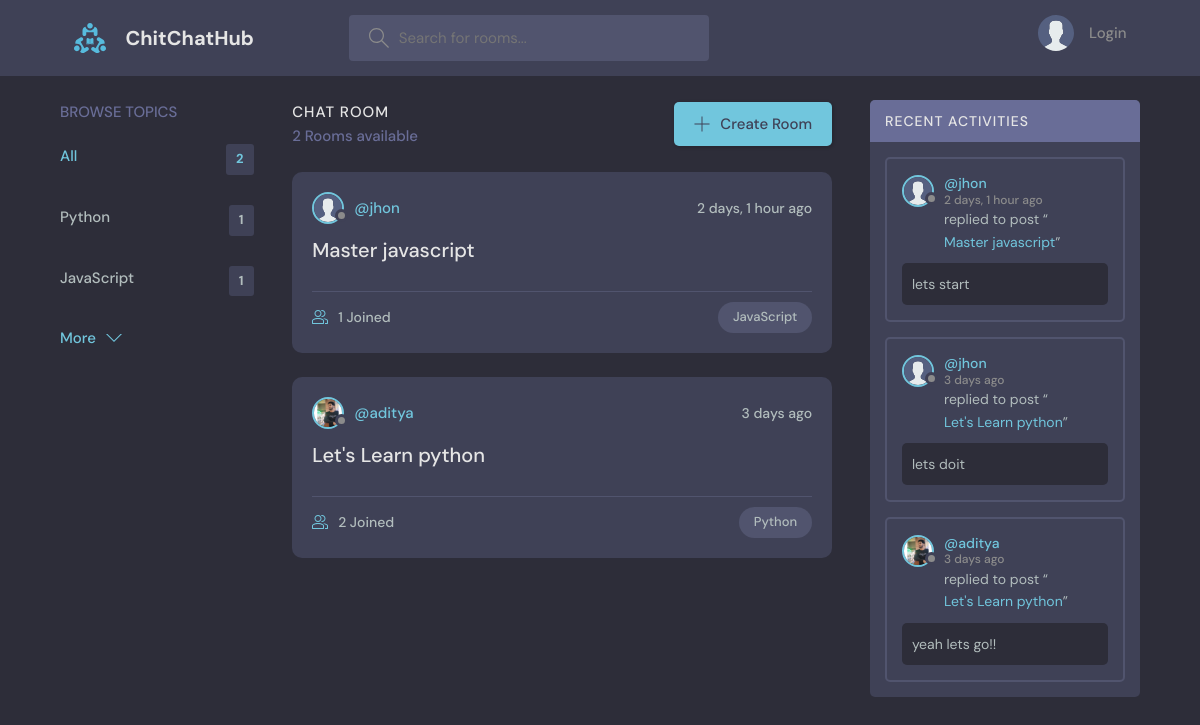
The page / on the database its author committed.
### base/models.py (models this page shows, shortened)
class Topic(models.Model):
    name = models.CharField(max_length=200)

class Room(models.Model):
    host = models.ForeignKey(User, on_delete=models.SET_NULL, null=True)
    topic = models.ForeignKey(Topic, on_delete=models.SET_NULL, null=True)
    name = models.CharField(max_length=200)
    description = models.TextField(null=True, blank=True)
    participants = models.ManyToManyField(User, related_name='participants', blank=True)
    updated = models.DateTimeField(auto_now=True)
    created = models.DateTimeField(auto_now_add=True)
    class Meta:
        ordering = ['-updated', '-created']
    def __str__(self):
        return self.name

class User(AbstractUser):
    name = models.CharField(max_length = 200, null = True)
    email = models.EmailField(unique = True, null = True)
    bio = models.TextField(null = True)
    avatar = models.ImageField(null=True, default="avatar.svg")
    USERNAME_FIELD = 'email'
    REQUIRED_FIELDS = []

class Message(models.Model):
    user = models.ForeignKey(User, on_delete=models.CASCADE, default=1)
    room = models.ForeignKey(Room, on_delete=models.CASCADE)
    body = models.TextField()
    updated = models.DateTimeField(auto_now=True)
    created = models.DateTimeField(auto_now_add=True)
    class Meta:
        ordering = ['-updated', '-created']

### base/views.py (the view)
# urls.py: path('', views.home, name='home'),
def home(request):
    q = request.GET.get('q') if request.GET.get('q') != None else ''
    rooms = Room.objects.filter(
        Q(topic__name__icontains = q) |
        Q(name__icontains = q) |
        Q(description__icontains = q)
        )
    room_count = rooms.count()
    topics = Topic.objects.all()[0:5]
    room_messages = Message.objects.filter(Q(room__topic__name__icontains = q))
    context =  {'rooms': rooms, 'topics': topics, 'room_count': room_count, 'room_messages': room_messages}
    return render(request, 'base/home.html', context)

### base/templates/base/home.html (shortened to what this page needs)
{% extends "main.html" %} {% block content %}
<main class="layout layout--3">
  <div class="container">
    {% include "base/topics_component.html" %}
    <div class="roomList">
      <div class="roomList__header">
        <div>
          <h2>Chat Room</h2>
          <p>{{room_count}} Rooms available</p>
        </div>
        <a class="btn btn--main" href="{% url 'create-room' %}">
          <svg
            version="1.1"
            xmlns="http://www.w3.org/2000/svg"
            width="32"
            height="32"
            viewBox="0 0 32 32"
          >
            <title>add</title>
            <path
              d="M16.943 0.943h-1.885v14.115h-14.115v1.885h14.115v14.115h1.885v-14.115h14.115v-1.885h-14.115v-14.115z"
            ></path>
          </svg>
          Create Room
        </a>
      </div>
      {% include "base/feed_component.html" %}
    </div>
    {% include "base/activity_component.html" %}
  </div>
</main>
{% endblock content %}

### base/templates/base/topics_component.html
<div class="topics">
  <div class="topics__header">
    <h2>Browse Topics</h2>
  </div>
  <ul class="topics__list">
    <li>
      <a href="{% url 'home' %}" class="active"
        >All <span>{{topics.count}}</span></a
      >
    </li>
    {% for topic in topics%}
    <li>
      <a href="{% url 'home'%}?q={{topic.name}}"
        >{{topic.name}} <span>{{topic.room_set.all.count}}</span></a
      >
    </li>
    {% endfor %}
  </ul>
  <a class="btn btn--link" href="{% url 'topics' %}">
    More
    <svg
      version="1.1"
      xmlns="http://www.w3.org/2000/svg"
      width="32"
      height="32"
      viewBox="0 0 32 32"
    >
      <title>chevron-down</title>
      <path d="M16 21l-13-13h-3l16 16 16-16h-3l-13 13z"></path>
    </svg>
  </a>
</div>

### base/templates/base/feed_component.html (shortened to what this page needs)
{% for room in rooms%}
<div class="roomListRoom">
  <div class="roomListRoom__header">
    {% if room.host %}
    <a
      href="{% url 'user-profile' room.host.id %}"
      class="roomListRoom__author"
    >
      {% endif %}
      <div class="avatar avatar--small">
        <img src="{{room.host.avatar.url}}" />
      </div>
      <span>@{{room.host.username}}</span>
    </a>
    <div class="roomListRoom__actions">
      <span>{{room.created | timesince}} ago</span>
    </div>
  </div>
  <div class="roomListRoom__content">
    <a href="{% url 'room' room.id %}">{{room.name}}</a>
  </div>
  <div class="roomListRoom__meta">
    <a href="{% url 'room' room.id %}" class="roomListRoom__joined">
      {{room.participants.all.count}} Joined
    </a>
    <p class="roomListRoom__topic">{{room.topic.name}}</p>
  </div>
</div>
{% endfor %}

### base/templates/base/activity_component.html (shortened to what this page needs)
<div class="activities">
  <div class="activities__header">
    <h2>Recent Activities</h2>
  </div>
{% for message in room_messages %}
  <div class="activities__box">
    <div class="activities__boxHeader roomListRoom__header">
      <a href="{% url "user-profile" message.user.id %}" class="roomListRoom__author">
        <div class="avatar avatar--small">
          <img src="{{message.user.avatar.url}}" />
        </div>
        <p>
          @{{message.user.username}}
          <span>{{message.created|timesince}} ago</span>
        </p>
      </a>
    </div>
    <div class="activities__boxContent">
      <p>
        replied to post “<a href="{% url 'room' message.room.id %}">{{message.room}}</a
        >”
      </p>
      <div class="activities__boxRoomContent">
        {{message.body}}
      </div>
    </div>
  </div>
  {% endfor %}
</div>

### rows shown on the page
Topic: name "Python", room_set.all.count "1"
Topic: name "JavaScript", room_set.all.count "1"
Room: host.avatar (placeholder picture), host.username "jhon", created "2 days, 1 hour", name "Master javascript", participants.all.count "1", topic.name "JavaScript"
Room: host.avatar (picture), host.username "aditya", created "3 days", name "Let's Learn python", participants.all.count "2", topic.name "Python"
Message: user.avatar (placeholder picture), user.username "jhon", created "2 days, 1 hour", room "Master javascript", body "lets start"
Message: user.avatar (placeholder picture), user.username "jhon", created "3 days", room "Let's Learn python", body "lets doit"
Message: user.avatar (picture), user.username "aditya", created "3 days", room "Let's Learn python", body "yeah lets go!!"

### other values the page prints
{{ topics.count }} "2"
{{ room_count }} "2"
